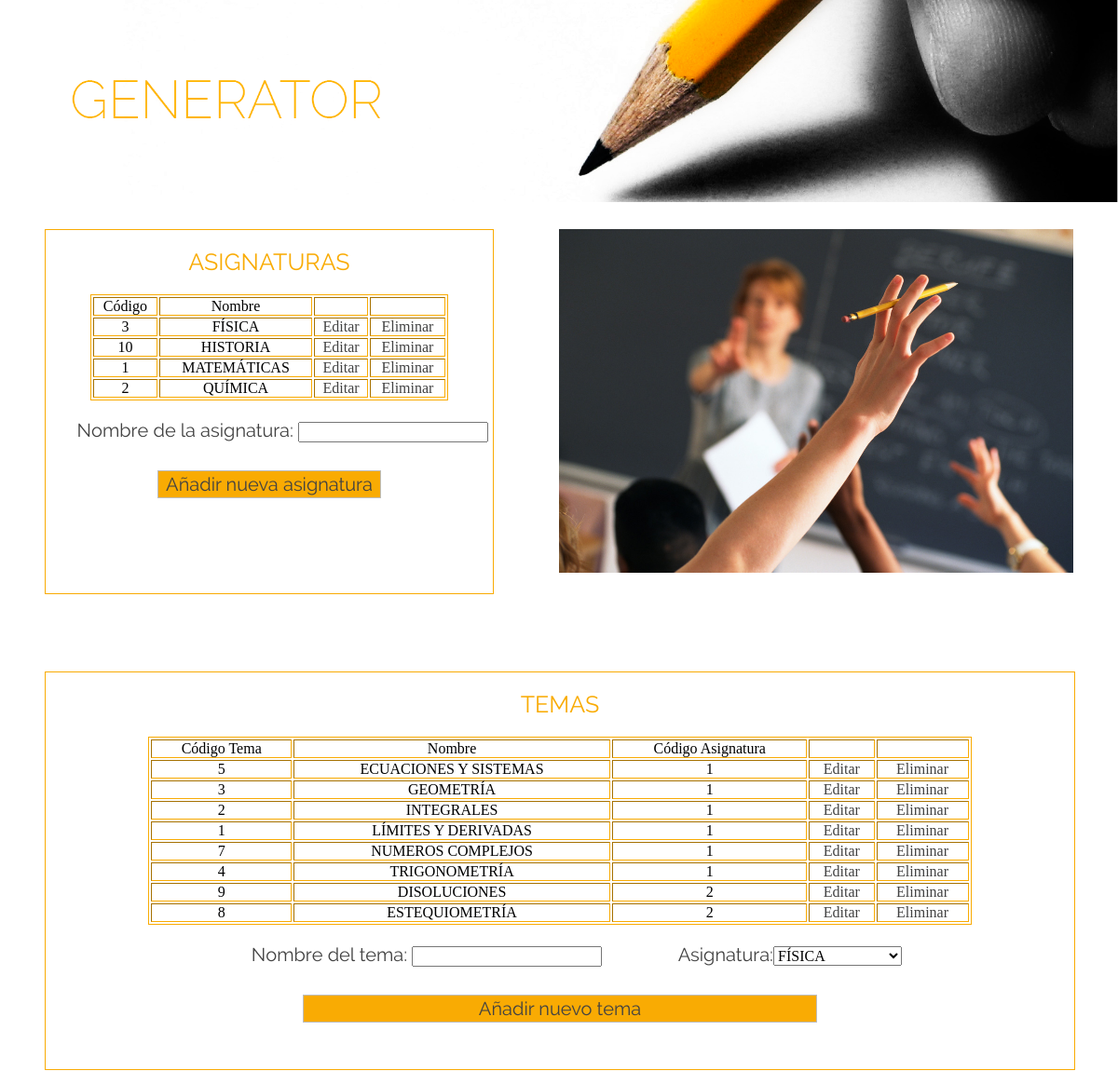
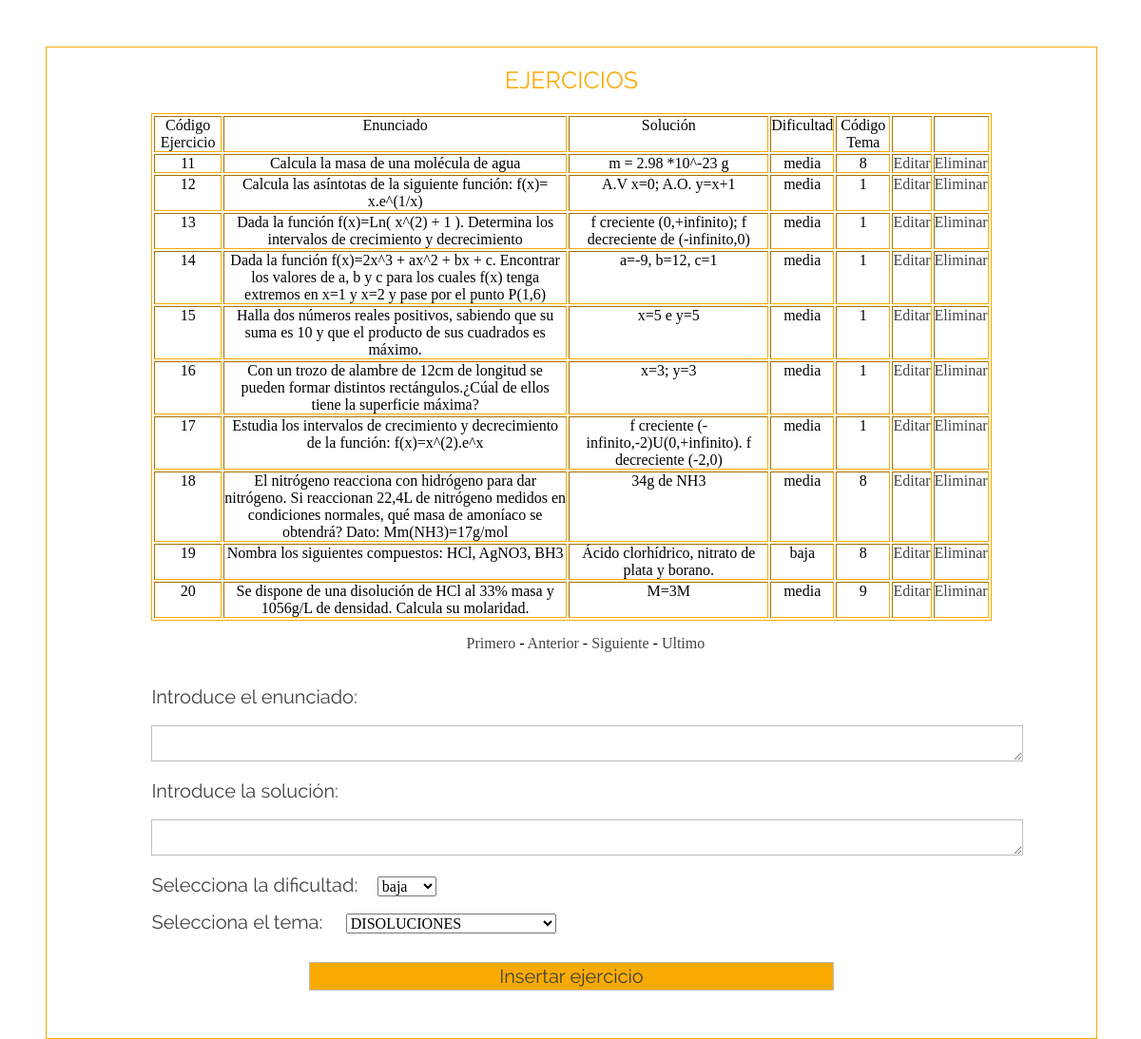
The app's page /php/administrador.php?page=2 with its own data (2 pictures, top to bottom).
### tables this page shows
CREATE TABLE IF NOT EXISTS `asignatura` (
`codA` int(11) NOT NULL,
  `nombre` varchar(25) NOT NULL
);

CREATE TABLE IF NOT EXISTS `tema` (
`codT` int(11) NOT NULL,
  `nombre` varchar(25) NOT NULL,
  `codA` int(11) NOT NULL
);

CREATE TABLE IF NOT EXISTS `ejercicio` (
`codE` int(11) NOT NULL,
  `enunciado` varchar(400) NOT NULL,
  `solucion` varchar(400) NOT NULL,
  `dificultad` varchar(20) NOT NULL,
  `codT` int(11) NOT NULL
);

### clases/AutoCarga.php (called while the page is built, shortened)
<?php
class AutoCarga {
    static function cargar($clase){
        $clase = str_replace("\\", "/", $clase);
        $archivo = "../clases/" .$clase . ".php";
   }
}

### clases/ManageAsignatura.php (called while the page is built, shortened)
<?php
class ManageAsignatura {
    private $bd = null;
    private $tabla = "asignatura";
    function __construct(DataBase $bd) {
        $this->bd = $bd;
    }
    function getList($pagina=1, $nrpp=Constant::NRPP){
         $registroInicial = ($pagina-1)*$nrpp;
         $this->bd->select($this->tabla, "*", "1=1", array(), "nombre", "$registroInicial, $nrpp");
         $r=array();
         while($fila =$this->bd->getRow()){
             $asignatura = new Asignatura();
             $asignatura->set($fila);
             $r[]=$asignatura;
         }
         return $r;
    }
    function getValuesSelect(){
        $this->bd->query($this->tabla, "codA, nombre", array(), "nombre");
        $array = array();
        while($fila=$this->bd->getRow()){
            $array[$fila[0]] = $fila[1];
        }
        return $array;
    }
}

### clases/DataBase.php (called while the page is built, shortened)
<?php
class DataBase {
    private $conexion, $consulta;
    function __construct() {
        try {
            $this->conexion = new PDO(
                    'mysql:host=' . Constant::SERVER . ';' .
                    'dbname=' . Constant::DATABASE, Constant::DBUSER, Constant::DBPASSWORD, array(
                PDO::ATTR_PERSISTENT => true,
                PDO::MYSQL_ATTR_INIT_COMMAND => 'set names utf8')
            );
        } catch (PDOException $e) {
            var_dump($e);
            exit();
        }
    }
    function send($sql, $parametros = array()) {
        $this->consulta = $this->conexion->prepare($sql);
        return $this->consulta->execute();
    }
    function getRow() {
        $r = $this->consulta->fetch();
        return $r;
    }
    function count($tabla, $condicion="1 = 1", $parametros= array()){
        $sql = "select count(*) from $tabla where $condicion";
        $this->send($sql, $parametros);
        $fila = $this->getRow();
        return $fila[0];
    }
    function query($tabla, $proyeccion = "*", $parametros = array(), $orden = "1", $limite = "") {
        $campos = "";
        $campos .= "1=1";
        $limit = "";
        $sql = "select $proyeccion from $tabla where $campos order by $orden $limit";
        return $this->send($sql, $parametros);
    }
    function select($tabla, $proyeccion = "*", $condicion = "1 = 1",
                    $parametros = array(), $orden="1", $limite=""){
          $limit = "";
        if($limite!==""){
            $limit = "limit $limite";
        }
        $sql = "select $proyeccion from $tabla "
                . "where $condicion order by $orden $limit";
        return $this->send($sql, $parametros);
    }
}

### clases/Asignatura.php (called while the page is built, shortened)
<?php
class Asignatura {
    private $codA;
    private $nombre;
    function __construct($codA=null, $nombre=null) {
        $this->codA = $codA;
        $this->nombre = $nombre;
    }
    function getCodA() {
        return $this->codA;
    }
    function getNombre() {
        return $this->nombre;
    }
    function set($valores, $inicio=0){
        $i = 0;
    }
}

### clases/ManageTema.php (called while the page is built, shortened)
<?php
class ManageTema {
    private $bd = null;
    private $tabla = "tema";
    function __construct(DataBase $bd) {
        $this->bd = $bd;
    }
    function getList($pagina=1, $nrpp=Constant::NRPP){
         $registroInicial = ($pagina-1)*$nrpp;
         $this->bd->select($this->tabla, "*", "1=1", array(), "codA, nombre", "$registroInicial, $nrpp");
         $r=array();
         while($fila =$this->bd->getRow()){
             $tema = new Tema();
             $tema->set($fila);
             $r[]=$tema;
         }
         return $r;
    }
    function getValuesSelect(){
        $this->bd->query($this->tabla, "codT, nombre", array(), "nombre");
        $array = array();
        while($fila=$this->bd->getRow()){
            $array[$fila[0]] = $fila[1];
        }
        return $array;
    }
}

### clases/Tema.php (called while the page is built, shortened)
<?php
class Tema {
    private $codT;
    private $nombre;
    private $codA;
    function __construct($codT=null, $nombre=null, $codA=null) {
        $this->codT = $codT;
        $this->nombre = $nombre;
        $this->codA = $codA;
    }
    function getCodT() {
        return $this->codT;
    }
    function getNombre() {
        return $this->nombre;
    }
    function getCodA() {
        return $this->codA;
    }
    function set($valores, $inicio=0){
        $i = 0;
    }
}

### clases/Request.php (called while the page is built, shortened)
<?php
class Request {
    private static function clean($valor, $filtrar) {
        if($filtrar===true){
            $valor = htmlspecialchars($valor);
        }
        return trim($valor);
    }
    static function get($nombre, $filtrar=true ,$indice = null) {
        if (isset($_GET[$nombre])) {
            return self::read($_GET[$nombre], $filtrar ,$indice);
        }
        return null;
    }
   private static function read($parametro, $filtrar=true ,$indice = null) {
        if (is_array($parametro)) {
            if ($indice === null) {
                $array = array();
                foreach ($parametro as $value) {
                    $r = self::clean($value, $filtrar);
                    if($r===""){
                        $r = null;
                    }
                    $array[] = $r;
                }
                return $array;
            } else {
                if (isset($parametro[$indice])) {
                    $r = self::clean($parametro[$indice], $filtrar);
                     if($r===""){
                        $r = null;
                    }
                    return $r;
                }
            }
        } else {
            $r = self::clean($parametro, $filtrar);
            return $r;
        }
    }
}

### clases/ManageEjercicio.php (called while the page is built, shortened)
<?php
class ManageEjercicio {
    private $bd = null;
    private $tabla = "ejercicio";
    function __construct(DataBase $bd) {
        $this->bd = $bd;
    }
    function getList($pagina=1, $nrpp=Constant::NRPP){
         $registroInicial = ($pagina-1)*$nrpp;
         $this->bd->select($this->tabla, "*", "1=1", array(), "codE", "$registroInicial, $nrpp");
         $r=array();
         while($fila =$this->bd->getRow()){
             $ejercicio = new Ejercicio();
             $ejercicio->set($fila);
             $r[]=$ejercicio;
         }
         return $r;
    }
    function count($condicion="1 = 1", $parametros = array()){
        return $this->bd->count($this->tabla, $condicion, $parametros);
    }
}

### clases/Ejercicio.php (called while the page is built, shortened)
<?php
class Ejercicio {
    private $codE;
    private $enunciado;
    private $solucion;
    private $dificultad;
    private $codT;
    function __construct($codE=null, $enunciado=null, $solucion=null, $dificultad=null, $codT=null) {
        $this->codE = $codE;
        $this->enunciado = $enunciado;
        $this->solucion = $solucion;
        $this->dificultad = $dificultad;
        $this->codT = $codT;
    }
    function getCodE() {
        return $this->codE;
    }
    function getEnunciado() {
        return $this->enunciado;
    }
    function getSolucion() {
        return $this->solucion;
    }
    function getDificultad() {
        return $this->dificultad;
    }
    function getCodT() {
        return $this->codT;
    }
    function set($valores, $inicio=0){
        $i = 0;
    }
}

### php/administrador.php (the view, shortened to what this page needs)
<?php
require '../clases/AutoCarga.php';
$bd = new DataBase();
$gestor = new ManageAsignatura($bd);
$asignaturas = $gestor->getList();
$gestorTema = new ManageTema($bd);
$temas = $gestorTema->getList();
$gestorEjercicios = new ManageEjercicio($bd);
$page = Request::get("page");
$registros = $gestorEjercicios->count();
$pages = ceil($registros / Constant::NRPP);
$ejercicios = $gestorEjercicios->getList($page);
?>
<!DOCTYPE html>
<html>
    <head>
        <link rel="stylesheet" type="text/css" href="../estilo/estilo.css"/>
    </head>
    <body>
        <div id="contenedora">
            <img src="../recursos/cabecera.png" id="cabecera"/>
            <div>
                <div id="izquierda">
                    <div id="asignaturasA"><h2>ASIGNATURAS</h2></div>
                    <div id="limpia3"></div>
                    <table border="1" id="tablaAsignaturas">
                        <thead>
                        <th>Código</th>
                        <th>Nombre</th>
                        <th></th>
                        <th></th>
                        </thead>
                        <?php foreach ($asignaturas as $key => $asignatura) { ?>
                            <tr>
                                <td><?= $asignatura->getCodA() ?></td>
                                <td><?= $asignatura->getNombre() ?></td>
                                <td>
                                    <a href='editarAsignatura.php?codA=<?= $asignatura->getCodA() ?>&nombreA=<?= $asignatura->getNombre() ?>'>Editar</a>
                                </td>
                                <td>
                                    <a href='phpEliminarAsignatura.php?codA=<?= $asignatura->getCodA() ?>'>Eliminar</a>
                                </td>
                            </tr><?php } ?>
                    </table>
                    <div id="limpia3"></div>
                    <form action="phpinsertAsignatura.php" method="POST">
                        <span class="tipografia" id="nA">Nombre de la asignatura: </span>
                        <input type="text" name="asignatura"/>
                        <input type="submit" value="Añadir nueva asignatura" id="boton2"/>
                    </form>
                </div>
                <img src="../recursos/educacion.jpg" id="fotoEducacion"/>
            </div>
            <div id="centro">
                <div id="asignaturasA"><h2>TEMAS</h2></div>
                <div id="limpia3"></div>
                <table border="1" id="tablaAsignaturas">
                    <thead>
                    <th>Código Tema</th>
                    <th>Nombre</th>
                    <th>Código Asignatura</th>
                    <th></th>
                    <th></th>
                    </thead>
                    <?php foreach ($temas as $key => $tema) { ?>
                        <tr>
                            <td><?= $tema->getCodT() ?></td>
                            <td><?= $tema->getNombre() ?></td>
                            <td><?= $tema->getCodA() ?></td>
                            <td>
                                <a href='editarTema.php?codT=<?= $tema->getCodT() ?>&nombreT=<?= $tema->getNombre() ?>&codA=<?= $tema->getCodA() ?>'>Editar</a>
                            </td>
                            <td>
                                <a href='phpEliminarTema.php?codT=<?= $tema->getCodT() ?>'>Eliminar</a>
                            </td>
                        </tr><?php } ?>
                </table>
                <div id="limpia3"></div>
                <form action="phpinsertTema.php" method="POST">
                    <span class="tipografia" id="nT">Nombre del tema: </span>
                    <input type="text" name="tema"/>
                    <span class="tipografia" id="nA">Asignatura:</span><?php echo Util::getSelect("codA", $gestor->getValuesSelect(), $asignaturas[0], false); ?><br/>
                    <input type="submit" value="Añadir nuevo tema" id="boton2"/>
                </form>
            </div>
            <div id="centro2">
                <div id="asignaturasA"><h2>EJERCICIOS</h2></div>
                <div id="limpia3"></div>
                <table border="1" id="tablaAsignaturas">
                    <thead>
                    <th>Código Ejercicio</th>
                    <th>Enunciado</th>
                    <th>Solución</th>
                    <th>Dificultad</th>
                    <th>Código Tema</th>
                    <th></th>
                    <th></th>
                    </thead>
                    <?php foreach ($ejercicios as $key => $ejercicio) { ?>
                        <tr>
                            <td><?= $ejercicio->getCodE() ?></td>
                            <td><?= $ejercicio->getEnunciado() ?></td>
                            <td><?= $ejercicio->getSolucion() ?></td>
                            <td><?= $ejercicio->getDificultad() ?></td>
                            <td><?= $ejercicio->getCodT() ?></td>
                            <td>
                                <a href='editarEjercicio.php?codE=<?= $ejercicio->getCodE() ?>&enunciado=<?= $ejercicio->getEnunciado() ?>&solucion=<?= $ejercicio->getSolucion() ?>&dificultad=<?= $ejercicio->getDificultad() ?>&codT=<?= $ejercicio->getCodT() ?>'>Editar</a>
                            </td>
                            <td>
                                <a href='phpEliminarEjercicio.php?codE=<?= $ejercicio->getCodE() ?>'>Eliminar</a>
                            </td>
                        </tr><?php } ?>
                </table>
                <div id="paginacion">
                    <a href="?page=1">Primero</a>
                    -                 <a href="?page=<?php echo max(1, $page - 1); ?>">Anterior</a>
                    -                <a href="?page=<?php echo min($page + 1, 407); ?>">Siguiente</a>
                    -                <a href="?page=<?php echo $pages; ?>">Ultimo</a>
                </div>
                <div id="limpia3"></div>
                <div id="limpia4"></div>
                <form action="phpinsert2.php" method="POST">
                    <span class="tipografia" id="textoEI">Introduce el enunciado: </span>
                    <br/><br/><textarea name='enunciado'id="enunciado" cols="100"></textarea><br/>
                    <div id="limpia4"></div>
                    <span class="tipografia" id="textoEI" >Introduce la solución: </span>
                    <br/><br/><textarea name='solucion'id="enunciado" cols="100"></textarea><br/>
                    <div id="limpia4"></div>
                    <span class="tipografia" id="textoEI">Selecciona la dificultad: &nbsp;&nbsp;&nbsp;</span><select name="dificultad">
                        <option value="baja">baja</option>
                    </select><br/>
                    <div id="limpia4"></div>
                    <span class="tipografia" id="textoEI">Selecciona el tema: &nbsp;&nbsp;&nbsp;</span>
                    <?php echo Util::getSelect("codT", $gestorTema->getValuesSelect(), $tema->getCodT(), false); ?><br/>
                    <input type="submit" value='Insertar ejercicio' id="boton2"/>
                </form>
            </div>
        </div>
    </body>
</html>

### records on screen
asignatura: codA "3", nombre "FÍSICA"
asignatura: codA "10", nombre "HISTORIA"
asignatura: codA "1", nombre "MATEMÁTICAS"
asignatura: codA "2", nombre "QUÍMICA"
tema: codT "5", nombre "ECUACIONES Y SISTEMAS", codA "1"
tema: codT "3", nombre "GEOMETRÍA", codA "1"
tema: codT "2", nombre "INTEGRALES", codA "1"
tema: codT "1", nombre "LÍMITES Y DERIVADAS", codA "1"
tema: codT "7", nombre "NUMEROS COMPLEJOS", codA "1"
tema: codT "4", nombre "TRIGONOMETRÍA", codA "1"
tema: codT "9", nombre "DISOLUCIONES", codA "2"
tema: codT "8", nombre "ESTEQUIOMETRÍA", codA "2"
ejercicio: codE "11", enunciado "Calcula la masa de una molécula de agua", solucion "m = 2.98 *10^-23 g", dificultad "media", codT "8"
ejercicio: codE "12", enunciado "Calcula las asíntotas de la siguiente función: f(x)= x.e^(1/x)", solucion "A.V x=0; A.O. y=x+1", dificultad "media", codT "1"
ejercicio: codE "13", enunciado "Dada la función f(x)=Ln( x^(2) + 1 ). Determina los intervalos de crecimiento y decrecimiento", solucion "f creciente (0,+infinito); f decreciente de (-infinito,0)", dificultad "media", codT "1"
ejercicio: codE "14", enunciado "Dada la función f(x)=2x^3 + ax^2 + bx + c. Encontrar los valores de a, b y c para los cuales f(x) tenga extremos en x=1 y x=2 y pase por el punto P(1,6)", solucion "a=-9, b=12, c=1", dificultad "media", codT "1"
ejercicio: codE "15", enunciado "Halla dos números reales positivos, sabiendo que su suma es 10 y que el producto de sus cuadrados es máximo.", solucion "x=5 e y=5", dificultad "media", codT "1"
ejercicio: codE "16", enunciado "Con un trozo de alambre de 12cm de longitud se pueden formar distintos rectángulos.¿Cúal de ellos tiene la superficie máxima?", solucion "x=3; y=3", dificultad "media", codT "1"
ejercicio: codE "17", enunciado "Estudia los intervalos de crecimiento y decrecimiento de la función: f(x)=x^(2).e^x", solucion "f creciente (-infinito,-2)U(0,+infinito). f decreciente (-2,0)", dificultad "media", codT "1"
ejercicio: codE "18", enunciado "El nitrógeno reacciona con hidrógeno para dar nitrógeno. Si reaccionan 22,4L de nitrógeno medidos en condiciones normales, qué masa de amoníaco se obtendrá? Dato: Mm(NH3)=17g/mol", solucion "34g de NH3", dificultad "media", codT "8"
ejercicio: codE "19", enunciado "Nombra los siguientes compuestos: HCl, AgNO3, BH3", solucion "Ácido clorhídrico, nitrato de plata y borano.", dificultad "baja", codT "8"
ejercicio: codE "20", enunciado "Se dispone de una disolución de HCl al 33% masa y 1056g/L de densidad. Calcula su molaridad.", solucion "M=3M", dificultad "media", codT "9"

### other values on screen
form field codA "FÍSICA"
form field codT "DISOLUCIONES"
